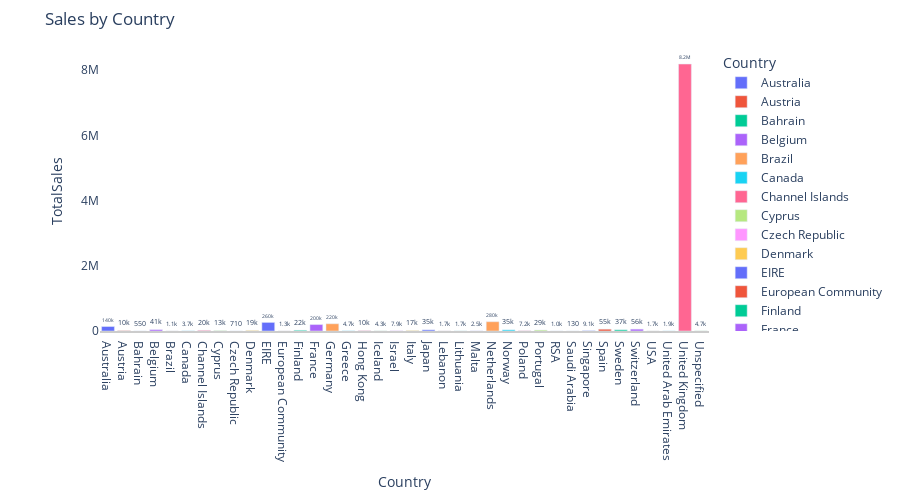

Source (notebook cell):
### Code cell
# sales_by_country_fig = px.pie(df_sales_by_country, values='TotalSales', names='Country', title='Sales by Country', color_discrete_sequence=px.colors.sequential.RdBu)
sales_by_country_fig = px.bar(df_sales_by_country, y='TotalSales', x='Country', text='TotalSales', color='Country')


sales_by_country_fig.update_layout(
                            uniformtext_minsize = 8,
                            title='Sales by Country',
                            xaxis = dict(
                                showline=True, 
                                showgrid =False,
                                showticklabels=True,
                                linecolor='rgb(204, 204, 204)',
                                linewidth =2,
                                ),
                            yaxis = dict(
                                showline=False, 
                                zeroline=True,
                                showgrid =False,
                                ),
                            autosize=True,
                            margin = dict(autoexpand=True, l=100, r=30, t=50),
                            showlegend=True,
                            plot_bgcolor = 'white',
                            height = 500
                            )
sales_by_country_fig.update_traces(texttemplate='%{text:.2s}', textposition='outside')

### Figure 1 — Plotly figure (JSON) as saved in the notebook; plotly's stock layout.template omitted (floating-point values rounded to 4 significant figures)
{"data": [{"alignmentgroup": "True", "hovertemplate": "Country=%{x}<br>TotalSales=%{text}<extra></extra>", "legendgroup": "Australia", "marker": {"color": "#636efa", "pattern": {"shape": ""}}, "name": "Australia", "offsetgroup": "Australia", "orientation": "v", "showlegend": true, "text": [137100.0], "textposition": "outside", "texttemplate": "%{text:.2s}", "type": "bar", "x": ["Australia"], "xaxis": "x", "y": [137100.0], "yaxis": "y"}, {"alignmentgroup": "True", "hovertemplate": "Country=%{x}<br>TotalSales=%{text}<extra></extra>", "legendgroup": "Austria", "marker": {"color": "#EF553B", "pattern": {"shape": ""}}, "name": "Austria", "offsetgroup": "Austria", "orientation": "v", "showlegend": true, "text": [10150.0], "textposition": "outside", "texttemplate": "%{text:.2s}", "type": "bar", "x": ["Austria"], "xaxis": "x", "y": [10150.0], "yaxis": "y"}, {"alignmentgroup": "True", "hovertemplate": "Country=%{x}<br>TotalSales=%{text}<extra></extra>", "legendgroup": "Bahrain", "marker": {"color": "#00cc96", "pattern": {"shape": ""}}, "name": "Bahrain", "offsetgroup": "Bahrain", "orientation": "v", "showlegend": true, "text": [548.4], "textposition": "outside", "texttemplate": "%{text:.2s}", "type": "bar", "x": ["Bahrain"], "xaxis": "x", "y": [548.4], "yaxis": "y"}, {"alignmentgroup": "True", "hovertemplate": "Country=%{x}<br>TotalSales=%{text}<extra></extra>", "legendgroup": "Belgium", "marker": {"color": "#ab63fa", "pattern": {"shape": ""}}, "name": "Belgium", "offsetgroup": "Belgium", "orientation": "v", "showlegend": true, "text": [40910.0], "textposition": "outside", "texttemplate": "%{text:.2s}", "type": "bar", "x": ["Belgium"], "xaxis": "x", "y": [40910.0], "yaxis": "y"}, {"alignmentgroup": "True", "hovertemplate": "Country=%{x}<br>TotalSales=%{text}<extra></extra>", "legendgroup": "Brazil", "marker": {"color": "#FFA15A", "pattern": {"shape": ""}}, "name": "Brazil", "offsetgroup": "Brazil", "orientation": "v", "showlegend": true, "text": [1144.0], "textposition": "outside", "texttemplate": "%{text:.2s}", "type": "bar", "x": ["Brazil"], "xaxis": "x", "y": [1144.0], "yaxis": "y"}, {"alignmentgroup": "True", "hovertemplate": "Country=%{x}<br>TotalSales=%{text}<extra></extra>", "legendgroup": "Canada", "marker": {"color": "#19d3f3", "pattern": {"shape": ""}}, "name": "Canada", "offsetgroup": "Canada", "orientation": "v", "showlegend": true, "text": [3666.0], "textposition": "outside", "texttemplate": "%{text:.2s}", "type": "bar", "x": ["Canada"], "xaxis": "x", "y": [3666.0], "yaxis": "y"}, {"alignmentgroup": "True", "hovertemplate": "Country=%{x}<br>TotalSales=%{text}<extra></extra>", "legendgroup": "Channel Islands", "marker": {"color": "#FF6692", "pattern": {"shape": ""}}, "name": "Channel Islands", "offsetgroup": "Channel Islands", "orientation": "v", "showlegend": true, "text": [20090.0], "textposition": "outside", "texttemplate": "%{text:.2s}", "type": "bar", "x": ["Channel Islands"], "xaxis": "x", "y": [20090.0], "yaxis": "y"}, {"alignmentgroup": "True", "hovertemplate": "Country=%{x}<br>TotalSales=%{text}<extra></extra>", "legendgroup": "Cyprus", "marker": {"color": "#B6E880", "pattern": {"shape": ""}}, "name": "Cyprus", "offsetgroup": "Cyprus", "orientation": "v", "showlegend": true, "text": [12950.0], "textposition": "outside", "texttemplate": "%{text:.2s}", "type": "bar", "x": ["Cyprus"], "xaxis": "x", "y": [12950.0], "yaxis": "y"}, {"alignmentgroup": "True", "hovertemplate": "Country=%{x}<br>TotalSales=%{text}<extra></extra>", "legendgroup": "Czech Republic", "marker": {"color": "#FF97FF", "pattern": {"shape": ""}}, "name": "Czech Republic", "offsetgroup": "Czech Republic", "orientation": "v", "showlegend": true, "text": [707.7], "textposition": "outside", "texttemplate": "%{text:.2s}", "type": "bar", "x": ["Czech Republic"], "xaxis": "x", "y": [707.7], "yaxis": "y"}, {"alignmentgroup": "True", "hovertemplate": "Country=%{x}<br>TotalSales=%{text}<extra></extra>", "legendgroup": "Denmark", "marker": {"color": "#FECB52", "pattern": {"shape": ""}}, "name": "Denmark", "offsetgroup": "Denmark", "orientation": "v", "showlegend": true, "text": [18770.0], "textposition": "outside", "texttemplate": "%{text:.2s}", "type": "bar", "x": ["Denmark"], "xaxis": "x", "y": [18770.0], "yaxis": "y"}, {"alignmentgroup": "True", "hovertemplate": "Country=%{x}<br>TotalSales=%{text}<extra></extra>", "legendgroup": "EIRE", "marker": {"color": "#636efa", "pattern": {"shape": ""}}, "name": "EIRE", "offsetgroup": "EIRE", "orientation": "v", "showlegend": true, "text": [263300.0], "textposition": "outside", "texttemplate": "%{text:.2s}", "type": "bar", "x": ["EIRE"], "xaxis": "x", "y": [263300.0], "yaxis": "y"}, {"alignmentgroup": "True", "hovertemplate": "Country=%{x}<br>TotalSales=%{text}<extra></extra>", "legendgroup": "European Community", "marker": {"color": "#EF553B", "pattern": {"shape": ""}}, "name": "European Community", "offsetgroup": "European Community", "orientation": "v", "showlegend": true, "text": [1292.0], "textposition": "outside", "texttemplate": "%{text:.2s}", "type": "bar", "x": ["European Community"], "xaxis": "x", "y": [1292.0], "yaxis": "y"}, {"alignmentgroup": "True", "hovertemplate": "Country=%{x}<br>TotalSales=%{text}<extra></extra>", "legendgroup": "Finland", "marker": {"color": "#00cc96", "pattern": {"shape": ""}}, "name": "Finland", "offsetgroup": "Finland", "orientation": "v", "showlegend": true, "text": [22330.0], "textposition": "outside", "texttemplate": "%{text:.2s}", "type": "bar", "x": ["Finland"], "xaxis": "x", "y": [22330.0], "yaxis": "y"}, {"alignmentgroup": "True", "hovertemplate": "Country=%{x}<br>TotalSales=%{text}<extra></extra>", "legendgroup": "France", "marker": {"color": "#ab63fa", "pattern": {"shape": ""}}, "name": "France", "offsetgroup": "France", "orientation": "v", "showlegend": true, "text": [197400.0], "textposition": "outside", "texttemplate": "%{text:.2s}", "type": "bar", "x": ["France"], "xaxis": "x", "y": [197400.0], "yaxis": "y"}, {"alignmentgroup": "True", "hovertemplate": "Country=%{x}<br>TotalSales=%{text}<extra></extra>", "legendgroup": "Germany", "marker": {"color": "#FFA15A", "pattern": {"shape": ""}}, "name": "Germany", "offsetgroup": "Germany", "orientation": "v", "showlegend": true, "text": [221700.0], "textposition": "outside", "texttemplate": "%{text:.2s}", "type": "bar", "x": ["Germany"], "xaxis": "x", "y": [221700.0], "yaxis": "y"}, {"alignmentgroup": "True", "hovertemplate": "Country=%{x}<br>TotalSales=%{text}<extra></extra>", "legendgroup": "Greece", "marker": {"color": "#19d3f3", "pattern": {"shape": ""}}, "name": "Greece", "offsetgroup": "Greece", "orientation": "v", "showlegend": true, "text": [4711.0], "textposition": "outside", "texttemplate": "%{text:.2s}", "type": "bar", "x": ["Greece"], "xaxis": "x", "y": [4711.0], "yaxis": "y"}, {"alignmentgroup": "True", "hovertemplate": "Country=%{x}<br>TotalSales=%{text}<extra></extra>", "legendgroup": "Hong Kong", "marker": {"color": "#FF6692", "pattern": {"shape": ""}}, "name": "Hong Kong", "offsetgroup": "Hong Kong", "orientation": "v", "showlegend": true, "text": [10120.0], "textposition": "outside", "texttemplate": "%{text:.2s}", "type": "bar", "x": ["Hong Kong"], "xaxis": "x", "y": [10120.0], "yaxis": "y"}, {"alignmentgroup": "True", "hovertemplate": "Country=%{x}<br>TotalSales=%{text}<extra></extra>", "legendgroup": "Iceland", "marker": {"color": "#B6E880", "pattern": {"shape": ""}}, "name": "Iceland", "offsetgroup": "Iceland", "orientation": "v", "showlegend": true, "text": [4310], "textposition": "outside", "texttemplate": "%{text:.2s}", "type": "bar", "x": ["Iceland"], "xaxis": "x", "y": [4310], "yaxis": "y"}, {"alignmentgroup": "True", "hovertemplate": "Country=%{x}<br>TotalSales=%{text}<extra></extra>", "legendgroup": "Israel", "marker": {"color": "#FF97FF", "pattern": {"shape": ""}}, "name": "Israel", "offsetgroup": "Israel", "orientation": "v", "showlegend": true, "text": [7908.0], "textposition": "outside", "texttemplate": "%{text:.2s}", "type": "bar", "x": ["Israel"], "xaxis": "x", "y": [7908.0], "yaxis": "y"}, {"alignmentgroup": "True", "hovertemplate": "Country=%{x}<br>TotalSales=%{text}<extra></extra>", "legendgroup": "Italy", "marker": {"color": "#FECB52", "pattern": {"shape": ""}}, "name": "Italy", "offsetgroup": "Italy", "orientation": "v", "showlegend": true, "text": [16890.0], "textposition": "outside", "texttemplate": "%{text:.2s}", "type": "bar", "x": ["Italy"], "xaxis": "x", "y": [16890.0], "yaxis": "y"}, {"alignmentgroup": "True", "hovertemplate": "Country=%{x}<br>TotalSales=%{text}<extra></extra>", "legendgroup": "Japan", "marker": {"color": "#636efa", "pattern": {"shape": ""}}, "name": "Japan", "offsetgroup": "Japan", "orientation": "v", "showlegend": true, "text": [35340.0], "textposition": "outside", "texttemplate": "%{text:.2s}", "type": "bar", "x": ["Japan"], "xaxis": "x", "y": [35340.0], "yaxis": "y"}, {"alignmentgroup": "True", "hovertemplate": "Country=%{x}<br>TotalSales=%{text}<extra></extra>", "legendgroup": "Lebanon", "marker": {"color": "#EF553B", "pattern": {"shape": ""}}, "name": "Lebanon", "offsetgroup": "Lebanon", "orientation": "v", "showlegend": true, "text": [1694.0], "textposition": "outside", "texttemplate": "%{text:.2s}", "type": "bar", "x": ["Lebanon"], "xaxis": "x", "y": [1694.0], "yaxis": "y"}, {"alignmentgroup": "True", "hovertemplate": "Country=%{x}<br>TotalSales=%{text}<extra></extra>", "legendgroup": "Lithuania", "marker": {"color": "#00cc96", "pattern": {"shape": ""}}, "name": "Lithuania", "offsetgroup": "Lithuania", "orientation": "v", "showlegend": true, "text": [1661.0], "textposition": "outside", "texttemplate": "%{text:.2s}", "type": "bar", "x": ["Lithuania"], "xaxis": "x", "y": [1661.0], "yaxis": "y"}, {"alignmentgroup": "True", "hovertemplate": "Country=%{x}<br>TotalSales=%{text}<extra></extra>", "legendgroup": "Malta", "marker": {"color": "#ab63fa", "pattern": {"shape": ""}}, "name": "Malta", "offsetgroup": "Malta", "orientation": "v", "showlegend": true, "text": [2505.0], "textposition": "outside", "texttemplate": "%{text:.2s}", "type": "bar", "x": ["Malta"], "xaxis": "x", "y": [2505.0], "yaxis": "y"}, {"alignmentgroup": "True", "hovertemplate": "Country=%{x}<br>TotalSales=%{text}<extra></extra>", "legendgroup": "Netherlands", "marker": {"color": "#FFA15A", "pattern": {"shape": ""}}, "name": "Netherlands", "offsetgroup": "Netherlands", "orientation": "v", "showlegend": true, "text": [284700.0], "textposition": "outside", "texttemplate": "%{text:.2s}", "type": "bar", "x": ["Netherlands"], "xaxis": "x", "y": [284700.0], "yaxis": "y"}, {"alignmentgroup": "True", "hovertemplate": "Country=%{x}<br>TotalSales=%{text}<extra></extra>", "legendgroup": "Norway", "marker": {"color": "#19d3f3", "pattern": {"shape": ""}}, "name": "Norway", "offsetgroup": "Norway", "orientation": "v", "showlegend": true, "text": [35160.0], "textposition": "outside", "texttemplate": "%{text:.2s}", "type": "bar", "x": ["Norway"], "xaxis": "x", "y": [35160.0], "yaxis": "y"}, {"alignmentgroup": "True", "hovertemplate": "Country=%{x}<br>TotalSales=%{text}<extra></extra>", "legendgroup": "Poland", "marker": {"color": "#FF6692", "pattern": {"shape": ""}}, "name": "Poland", "offsetgroup": "Poland", "orientation": "v", "showlegend": true, "text": [7213.0], "textposition": "outside", "texttemplate": "%{text:.2s}", "type": "bar", "x": ["Poland"], "xaxis": "x", "y": [7213.0], "yaxis": "y"}, {"alignmentgroup": "True", "hovertemplate": "Country=%{x}<br>TotalSales=%{text}<extra></extra>", "legendgroup": "Portugal", "marker": {"color": "#B6E880", "pattern": {"shape": ""}}, "name": "Portugal", "offsetgroup": "Portugal", "orientation": "v", "showlegend": true, "text": [29370.0], "textposition": "outside", "texttemplate": "%{text:.2s}", "type": "bar", "x": ["Portugal"], "xaxis": "x", "y": [29370.0], "yaxis": "y"}, {"alignmentgroup": "True", "hovertemplate": "Country=%{x}<br>TotalSales=%{text}<extra></extra>", "legendgroup": "RSA", "marker": {"color": "#FF97FF", "pattern": {"shape": ""}}, "name": "RSA", "offsetgroup": "RSA", "orientation": "v", "showlegend": true, "text": [1002.0], "textposition": "outside", "texttemplate": "%{text:.2s}", "type": "bar", "x": ["RSA"], "xaxis": "x", "y": [1002.0], "yaxis": "y"}, {"alignmentgroup": "True", "hovertemplate": "Country=%{x}<br>TotalSales=%{text}<extra></extra>", "legendgroup": "Saudi Arabia", "marker": {"color": "#FECB52", "pattern": {"shape": ""}}, "name": "Saudi Arabia", "offsetgroup": "Saudi Arabia", "orientation": "v", "showlegend": true, "text": [131.2], "textposition": "outside", "texttemplate": "%{text:.2s}", "type": "bar", "x": ["Saudi Arabia"], "xaxis": "x", "y": [131.2], "yaxis": "y"}, {"alignmentgroup": "True", "hovertemplate": "Country=%{x}<br>TotalSales=%{text}<extra></extra>", "legendgroup": "Singapore", "marker": {"color": "#636efa", "pattern": {"shape": ""}}, "name": "Singapore", "offsetgroup": "Singapore", "orientation": "v", "showlegend": true, "text": [9120.0], "textposition": "outside", "texttemplate": "%{text:.2s}", "type": "bar", "x": ["Singapore"], "xaxis": "x", "y": [9120.0], "yaxis": "y"}, {"alignmentgroup": "True", "hovertemplate": "Country=%{x}<br>TotalSales=%{text}<extra></extra>", "legendgroup": "Spain", "marker": {"color": "#EF553B", "pattern": {"shape": ""}}, "name": "Spain", "offsetgroup": "Spain", "orientation": "v", "showlegend": true, "text": [54770.0], "textposition": "outside", "texttemplate": "%{text:.2s}", "type": "bar", "x": ["Spain"], "xaxis": "x", "y": [54770.0], "yaxis": "y"}, {"alignmentgroup": "True", "hovertemplate": "Country=%{x}<br>TotalSales=%{text}<extra></extra>", "legendgroup": "Sweden", "marker": {"color": "#00cc96", "pattern": {"shape": ""}}, "name": "Sweden", "offsetgroup": "Sweden", "orientation": "v", "showlegend": true, "text": [36600.0], "textposition": "outside", "texttemplate": "%{text:.2s}", "type": "bar", "x": ["Sweden"], "xaxis": "x", "y": [36600.0], "yaxis": "y"}, {"alignmentgroup": "True", "hovertemplate": "Country=%{x}<br>TotalSales=%{text}<extra></extra>", "legendgroup": "Switzerland", "marker": {"color": "#ab63fa", "pattern": {"shape": ""}}, "name": "Switzerland", "offsetgroup": "Switzerland", "orientation": "v", "showlegend": true, "text": [56390.0], "textposition": "outside", "texttemplate": "%{text:.2s}", "type": "bar", "x": ["Switzerland"], "xaxis": "x", "y": [56390.0], "yaxis": "y"}, {"alignmentgroup": "True", "hovertemplate": "Country=%{x}<br>TotalSales=%{text}<extra></extra>", "legendgroup": "USA", "marker": {"color": "#FFA15A", "pattern": {"shape": ""}}, "name": "USA", "offsetgroup": "USA", "orientation": "v", "showlegend": true, "text": [1731.0], "textposition": "outside", "texttemplate": "%{text:.2s}", "type": "bar", "x": ["USA"], "xaxis": "x", "y": [1731.0], "yaxis": "y"}, {"alignmentgroup": "True", "hovertemplate": "Country=%{x}<br>TotalSales=%{text}<extra></extra>", "legendgroup": "United Arab Emirates", "marker": {"color": "#19d3f3", "pattern": {"shape": ""}}, "name": "United Arab Emirates", "offsetgroup": "United Arab Emirates", "orientation": "v", "showlegend": true, "text": [1902.0], "textposition": "outside", "texttemplate": "%{text:.2s}", "type": "bar", "x": ["United Arab Emirates"], "xaxis": "x", "y": [1902.0], "yaxis": "y"}, {"alignmentgroup": "True", "hovertemplate": "Country=%{x}<br>TotalSales=%{text}<extra></extra>", "legendgroup": "United Kingdom", "marker": {"color": "#FF6692", "pattern": {"shape": ""}}, "name": "United Kingdom", "offsetgroup": "United Kingdom", "orientation": "v", "showlegend": true, "text": [8188000.0], "textposition": "outside", "texttemplate": "%{text:.2s}", "type": "bar", "x": ["United Kingdom"], "xaxis": "x", "y": [8188000.0], "yaxis": "y"}, {"alignmentgroup": "True", "hovertemplate": "Country=%{x}<br>TotalSales=%{text}<extra></extra>", "legendgroup": "Unspecified", "marker": {"color": "#B6E880", "pattern": {"shape": ""}}, "name": "Unspecified", "offsetgroup": "Unspecified", "orientation": "v", "showlegend": true, "text": [4750.0], "textposition": "outside", "texttemplate": "%{text:.2s}", "type": "bar", "x": ["Unspecified"], "xaxis": "x", "y": [4750.0], "yaxis": "y"}], "layout": {"autosize": true, "barmode": "relative", "height": 500, "legend": {"title": {"text": "Country"}, "tracegroupgap": 0}, "margin": {"autoexpand": true, "l": 100, "r": 30, "t": 50}, "plot_bgcolor": "white", "showlegend": true, "title": {"text": "Sales by Country"}, "uniformtext": {"minsize": 8}, "xaxis": {"anchor": "y", "categoryarray": ["Australia", "Austria", "Bahrain", "Belgium", "Brazil", "Canada", "Channel Islands", "Cyprus", "Czech Republic", "Denmark", "EIRE", "European Community", "Finland", "France", "Germany", "Greece", "Hong Kong", "Iceland", "Israel", "Italy", "Japan", "Lebanon", "Lithuania", "Malta", "Netherlands", "Norway", "Poland", "Portugal", "RSA", "Saudi Arabia", "Singapore", "Spain", "Sweden", "Switzerland", "USA", "United Arab Emirates", "United Kingdom", "Unspecified"], "categoryorder": "array", "domain": [0, 1], "linecolor": "rgb(204, 204, 204)", "linewidth": 2, "showgrid": false, "showline": true, "showticklabels": true, "title": {"text": "Country"}}, "yaxis": {"anchor": "x", "domain": [0, 1], "showgrid": false, "showline": false, "title": {"text": "TotalSales"}, "zeroline": true}}}
